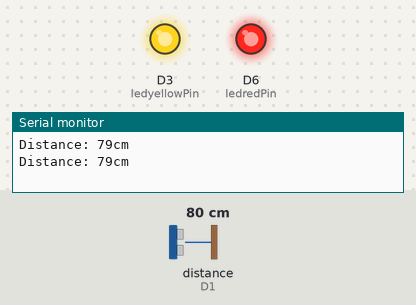
Bench run of a program on a simulated ESP8266 (NodeMCU). Parts: output pins drawn as LEDs (lit = HIGH), the last lines printed to the serial monitor. Wiring (inferred from the names in the program): ultrasonic range finder: trigger D2; echo D1. The test bench sets the inputs (shaded band); at power-on: distance to the obstacle (sensor on D1) 80 cm. The echo pulse lasts 58.3 µs per cm; pins used as bus, display or sensor lines are not drawn.

Above: at 1.8 s.
1.9 s: distance to the obstacle (sensor on D1) set to 12 cm
3.4 s: distance to the obstacle (sensor on D1) set to 9 cm
At 4.5 s:
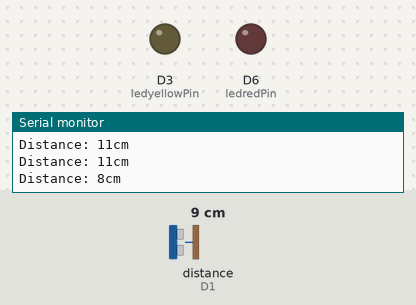
5.5 s: distance to the obstacle (sensor on D1) set to 18 cm
At 7.2 s:
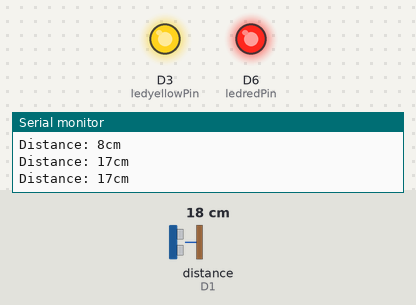
7.5 s: distance to the obstacle (sensor on D1) set to 2 cm
At 8.9 s:
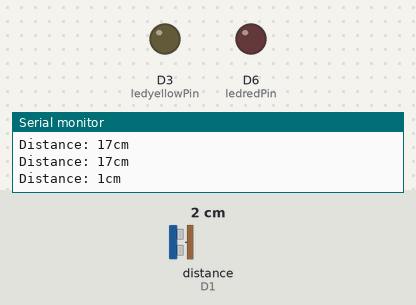
Timing chart, 0 to 10.5 s (numbered marks = the images above; inputs shaded):
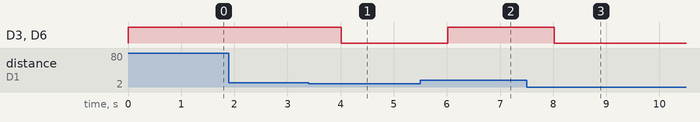

The program:

main.cpp
```cpp
#include <Arduino.h>

//deklarasi
int echoPin = D1;
int trigPin = D2;
int ledyellowPin = D3;
int ledredPin = D6;

//deklarasi variabel waktu dan jarak
long duration;
int distance;

void setup() {
  pinMode(echoPin, INPUT);
  pinMode(trigPin, OUTPUT);
  pinMode(ledyellowPin, OUTPUT);
  pinMode(ledredPin, OUTPUT);

  Serial.begin(9600);

}

void loop() {
  digitalWrite(trigPin, LOW);
  delayMicroseconds(5);
  digitalWrite(trigPin, HIGH);
  delayMicroseconds(10);
  digitalWrite(trigPin, LOW);

  //Untuk menghitung waktu sinyal diterima
  duration = pulseIn(echoPin, HIGH);

  //Menghitung jarak
  distance = duration * 0.034 / 2; //didapat dari kecepatan= 343m/s yang diubah ke m/microsecond

  //Display serial monitor
  Serial.print("Distance: ");
  Serial.print(distance);
  Serial.println("cm");

  if(distance>=10){
    digitalWrite(ledyellowPin, HIGH);
    digitalWrite(ledredPin, HIGH);
  }
  else{
    digitalWrite(ledyellowPin, LOW);
    digitalWrite(ledredPin, LOW);
  }
  delay(1000);
}
```

Measured:
- the behaviour switches between 11 and 10 cm on distance to the obstacle (sensor on D1) (found by bisection; images 0 and 1)
- after the input at 3.4 s, D3 (ledyellowPin), D6 (ledredPin): HIGH → LOW after 0.61 s
- after the input at 5.5 s, D3 (ledyellowPin), D6 (ledredPin): LOW → HIGH after 0.52 s
- after the input at 7.5 s, D3 (ledyellowPin), D6 (ledredPin): HIGH → LOW after 0.52 s
